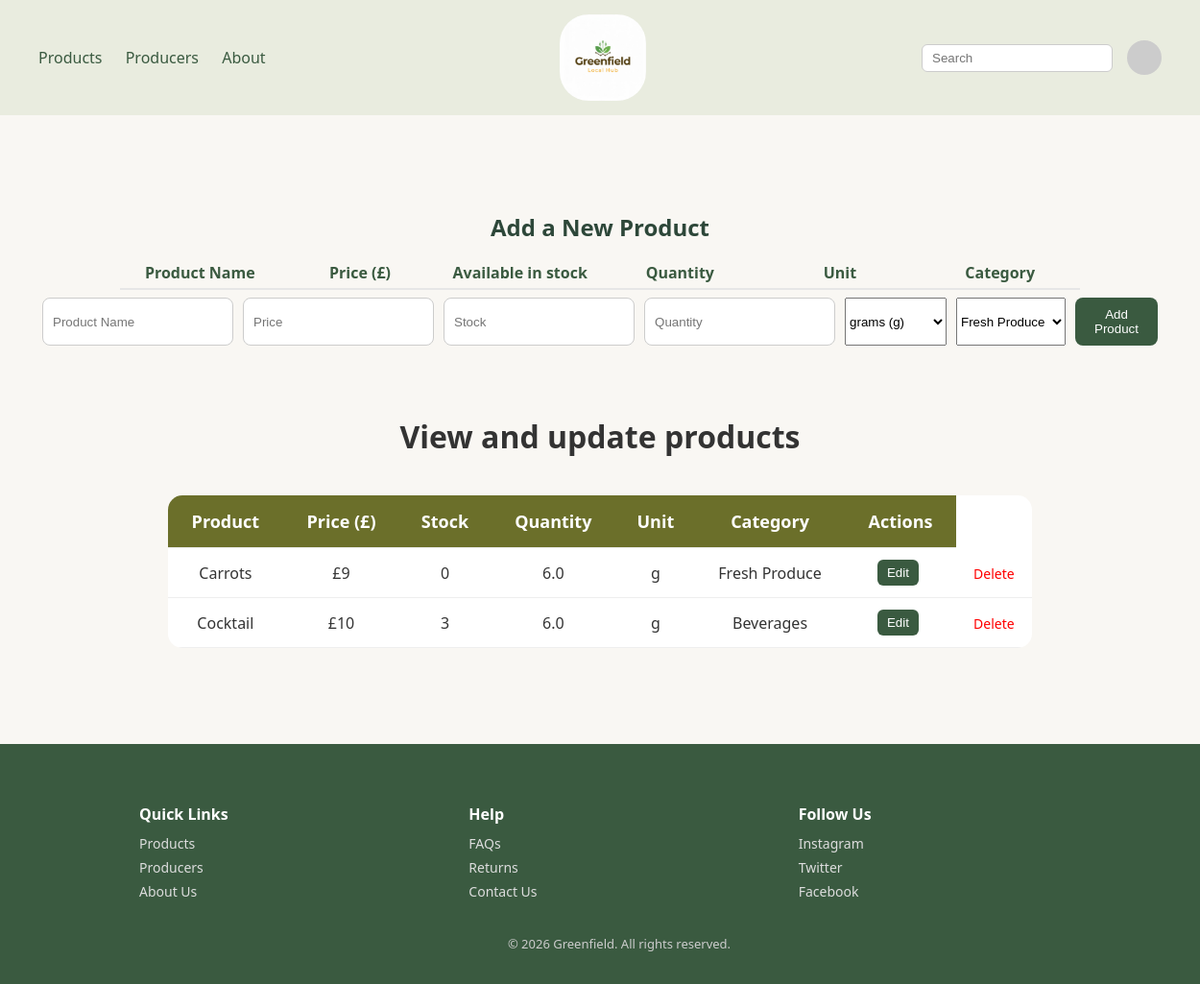
Page /manage_products (signed in) on the committed database.
### tables this page shows
CREATE TABLE product (
        product_id INTEGER PRIMARY KEY AUTOINCREMENT,
        producer_id INTEGER,
        category_id INTEGER,
        product_name TEXT,
        description TEXT,
        price DECIMAL,
        stock_quantity INTEGER,
        unit TEXT,
        origin TEXT,
        quantity REAL,
        image_path TEXT,
        FOREIGN KEY (producer_id) REFERENCES producer(producer_id),
        FOREIGN KEY (category_id) REFERENCES category(category_id)
    );

CREATE TABLE category (
        category_id INTEGER PRIMARY KEY AUTOINCREMENT,
        category_name TEXT,
        category_description TEXT
    );

### app.py (the view)
@app.route("/manage_products")
def manage_products():
    if session.get("role_id") != 1:
        return redirect("/")
    conn = get_db()
    cur = conn.cursor()
    cur.execute("SELECT producer_id FROM producer WHERE user_id=?", (session["user_id"],))
    row = cur.fetchone()
    if not row:
        flash("You are not registered as a producer", "product_error")
        conn.close()
        return redirect("/")
    producer_id = row[0]
    cur.execute("""
        SELECT
            product.product_id,
            product.product_name,
            product.price,
            product.stock_quantity,
            product.quantity,
            product.unit,
            category.category_name,
            producer.business_name,
            producer.farm_location
        FROM product
        JOIN producer ON product.producer_id = producer.producer_id
        JOIN category ON product.category_id = category.category_id
        WHERE product.producer_id = ?
    """, (producer_id,))
    products = cur.fetchall()
    cur.execute("SELECT category_id, category_name FROM category")
    categories = cur.fetchall()
    conn.close()
    return render_template("manage_products.html", products=products, categories=categories)

### app.py (called while the page is built)
def get_db():
    conn = sqlite3.connect(DB_NAME)
    conn.row_factory = sqlite3.Row
    return conn

@app.context_processor
def inject_user():
    user = None
    prefs = None
    if "user_id" in session:
        conn = get_db()
        cur = conn.cursor()
        cur.execute("SELECT first_name, loyalty_points FROM user WHERE user_id=?", (session["user_id"],))
        row = cur.fetchone()
        cur.execute("SELECT theme, text_size FROM user_preferences WHERE user_id=?", (session["user_id"],))
        prefs = cur.fetchone()
        conn.close()
        if row:
            user = {
                "first_name": row[0],
                "points": row[1],
            }
    return dict(user=user, prefs=prefs)

### templates/manage_products.html (shortened to what this page needs)
{% extends "base.html" %}
{% block content %}
<div class="manage-page">
    <h2 class="section-title">Add a New Product</h2>
    <div class="form-header">
        <span>Product Name</span>
        <span>Price (£)</span>
        <span>Available in stock</span>
        <span>Quantity</span>
        <span>Unit</span>
        <span>Category</span>
    </div>
    <form method="POST" action="/add_product" class="add-form">
        <input name="name" placeholder="Product Name">
        <input name="price" placeholder="Price">
        <input name="stock" placeholder="Stock">
        <input name="quantity" placeholder="Quantity">
        <select name="unit">
                <option value="g">grams (g)</option>
            </select>
        <select name="category_id">
            {% for c in categories %}
                <option value="{{ c[0] }}">{{ c[1] }}</option>
            {% endfor %}
        </select>
        <button type="submit">Add Product</button>
    </form>
    <div class="table-container">
        <table>
            <thead>
                <tr>
                    <th>Product</th>
                    <th>Price (£)</th>
                    <th>Stock</th>
                    <th>Quantity</th>
                    <th>Unit</th>
                    <th>Category</th>
                    <th>Actions</th>
                </tr>
            </thead>
            <br>
            <h1>View and update products</h1>
            <tbody>
                {% for p in products %}
                <tr>
                    <td>
                        <span class="view">{{ p[1] }}</span>
                    </td>
                    <td>
                        <span class="view">£{{ p[2] }}</span>
                    </td>
                    <td>
                        <span class="view">{{ p[3] }}</span>
                    </td>
                    <td>
                        <span class="view">{{ p[4] }}</span>
                    </td>
                    <td>
                        <span class="view">{{ p[5] }}</span>
                    </td>
                    <td>
                        <span class="view">{{ p[6] }}</span>
                    </td>
                    <td>
                        <button onclick="editRow(this)">Edit</button>
                    </td>
                    <td>
                        <a href="/delete_product/{{ p[0] }}">Delete</a>
                    </td>
                </tr>
                {% endfor %}
                </tbody>
        </table>
    </div>
</div>
{% endblock %}

### static/css/style.css (style rules this page uses)
body { margin: 0; font-family: 'Segoe UI', sans-serif; background: #f9f7f3; color: #333; height: 100%; display:flex; flex-direction: column; }
.section-title { text-align: center; margin-top: 40px; }
.section-title { margin-top: 30px; margin-bottom: 10px; font-size: 22px; color: #2d4739; font-weight: 600; }
.form-header { display: grid; grid-template-columns: repeat(6, 1fr); font-weight: 600; color: #3a5a40; margin-bottom: 8px; padding: 5px 0; border-bottom: 2px solid #e6e6e6; }
.add-form { display: grid; grid-template-columns: repeat(6, 1fr) auto; gap: 10px; margin-bottom: 40px; }
.section-title { margin-top: 40px; margin-bottom: 15px; font-size: 24px; }
.manage-page { width: 90%; max-width: 1000px; margin: 60px auto; text-align: center; }
.manage-page h1 { margin-bottom: 30px; }
.add-form { display: flex; gap: 10px; justify-content: center; margin-bottom: 30px; }
.add-form input { padding: 10px; border-radius: 8px; border: 1px solid #ccc; }
.add-form button { padding: 10px 20px; background: #3a5a40; color: white; border: none; border-radius: 8px; cursor: pointer; }
.table-container { overflow-x: auto; }
table { width: 100%; border-collapse: collapse; background: white; border-radius: 12px; overflow: hidden; }
th, td { padding: 15px; border-bottom: 1px solid #eee; }
th { background: #3a5a40; color: white; }
td a { color: red; text-decoration: none; }
table button { padding: 6px 10px; border: none; background: #3a5a40; color: white; border-radius: 6px; cursor: pointer; margin-right: 5px; }
table a { color: red; font-size: 14px; }
button { padding: 6px 10px; border: none; background: #3a5a40; color: white; border-radius: 6px; cursor: pointer; }
table { width: 90%; margin: 40px auto; border-collapse: collapse; background: white; border-radius: 15px; overflow: hidden; }
th { background: #6b6f2a; color: white; padding: 15px; font-size: 18px; }
td { padding: 12px; text-align: center; }

### rows in the picture
product: product_name "Carrots", price "9", stock_quantity "0", quantity "6.0", unit "g", category_name "Fresh Produce"
product: product_name "Cocktail", price "10", stock_quantity "3", quantity "6.0", unit "g", category_name "Beverages"

### other values in the picture
form field category_id "Fresh Produce"
